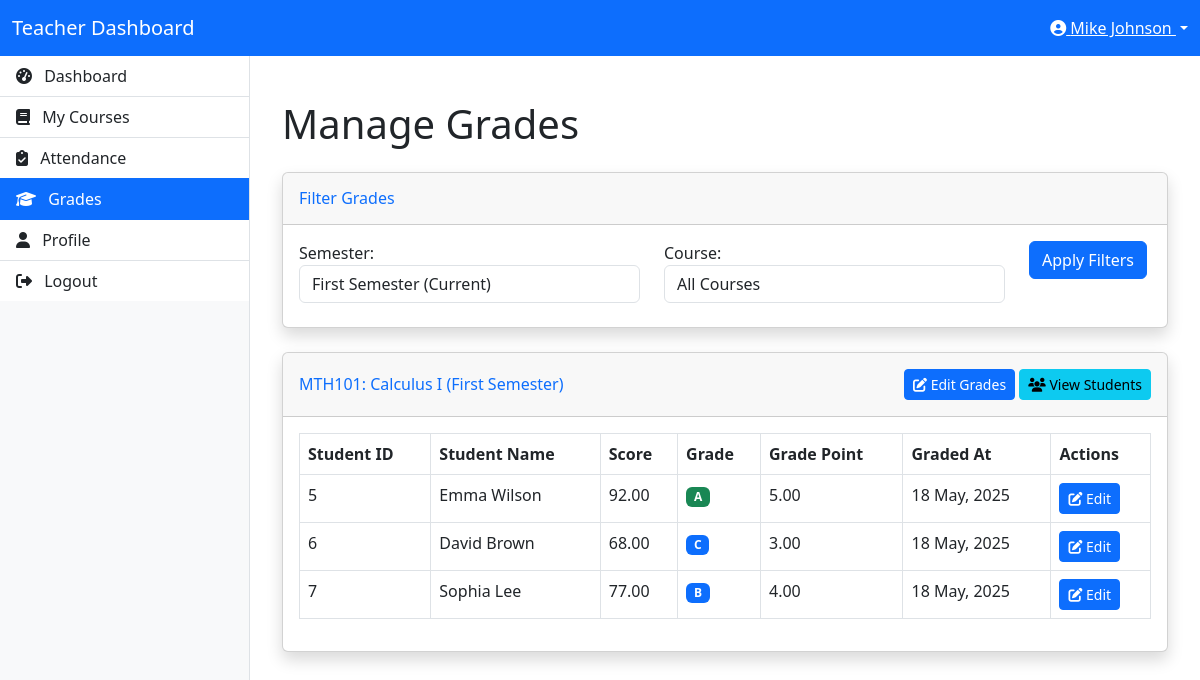
The page /teacher/grades.php (signed in) on the database its author committed.
### tables this page shows
CREATE TABLE IF NOT EXISTS users (
    id INT AUTO_INCREMENT PRIMARY KEY,
    full_name VARCHAR(100) NOT NULL,
    email VARCHAR(100) NOT NULL UNIQUE,
    password VARCHAR(255) NOT NULL,
    user_type_id INT NOT NULL,
    department_id INT,
    age INT,
    profile_picture VARCHAR(255) DEFAULT 'default.jpg',
    created_at TIMESTAMP DEFAULT CURRENT_TIMESTAMP,
    FOREIGN KEY (user_type_id) REFERENCES user_types(id),
    FOREIGN KEY (department_id) REFERENCES departments(id)
);

CREATE TABLE IF NOT EXISTS courses (
    id INT AUTO_INCREMENT PRIMARY KEY,
    course_code VARCHAR(20) NOT NULL,
    title VARCHAR(100) NOT NULL,
    department_id INT NOT NULL,
    semester_id INT NOT NULL,
    credit_units INT NOT NULL,
    teacher_id INT,
    FOREIGN KEY (department_id) REFERENCES departments(id),
    FOREIGN KEY (semester_id) REFERENCES semesters(id),
    FOREIGN KEY (teacher_id) REFERENCES users(id)
);

CREATE TABLE IF NOT EXISTS semesters (
    id INT AUTO_INCREMENT PRIMARY KEY,
    name VARCHAR(50) NOT NULL,
    is_current BOOLEAN DEFAULT FALSE
);

CREATE TABLE IF NOT EXISTS grades (
    id INT AUTO_INCREMENT PRIMARY KEY,
    student_id INT NOT NULL,
    course_id INT NOT NULL,
    semester_id INT NOT NULL,
    score DECIMAL(5,2) DEFAULT NULL,
    grade CHAR(2) DEFAULT NULL,
    grade_point DECIMAL(3,2) DEFAULT NULL,
    graded_by INT NOT NULL,
    graded_at TIMESTAMP DEFAULT CURRENT_TIMESTAMP,
    FOREIGN KEY (student_id) REFERENCES users(id),
    FOREIGN KEY (course_id) REFERENCES courses(id),
    FOREIGN KEY (semester_id) REFERENCES semesters(id),
    FOREIGN KEY (graded_by) REFERENCES users(id)
);

### classes/Database.php (called while the page is built, shortened)
<?php
class Database {
    private $host = "localhost";
    private $username = "root";
    private $password = "";
    private $database = "school_dashboard";
    private $conn;
    public function __construct() {
        $this->conn = new mysqli($this->host, $this->username, $this->password, $this->database);
    }
    public function query($sql) {
        return $this->conn->query($sql);
    }
    public function prepare($sql) {
        return $this->conn->prepare($sql);
    }
}
?>

### classes/SessionManager.php (called while the page is built, shortened)
<?php
class SessionManager {
    public static function getUserId() {
        return isset($_SESSION['user_id']) ? $_SESSION['user_id'] : null;
    }
}
?>

### classes/User.php (called while the page is built, shortened)
<?php
require_once 'Database.php';
class User {
    private $db;
    public function __construct() {
        $this->db = new Database();
    }
    public function getUserById($id) {
        $sql = "SELECT u.*, d.name as department_name
                FROM users u
                LEFT JOIN departments d ON u.department_id = d.id
                WHERE u.id = ?";
        $stmt = $this->db->prepare($sql);
        $stmt->bind_param("i", $id);
        $stmt->execute();
        $result = $stmt->get_result();
        if ($result->num_rows === 1) {
            return $result->fetch_assoc();
        }
        return false;
    }
}
?>

### classes/Semester.php (called while the page is built, shortened)
<?php
require_once 'Database.php';
class Semester {
    private $db;
    public function __construct() {
        $this->db = new Database();
    }
    public function getAllSemesters() {
        $sql = "SELECT * FROM semesters ORDER BY id";
        $result = $this->db->query($sql);
        $semesters = [];
        while ($row = $result->fetch_assoc()) {
            $semesters[] = $row;
        }
        return $semesters;
    }
    public function getCurrentSemester() {
        $sql = "SELECT * FROM semesters WHERE is_current = 1 LIMIT 1";
        $result = $this->db->query($sql);
        if ($result->num_rows === 1) {
            return $result->fetch_assoc();
        }
        return false;
    }
}
?>

### classes/Course.php (called while the page is built, shortened)
<?php
require_once 'Database.php';
class Course {
    private $db;
    public function __construct() {
        $this->db = new Database();
    }
    public function getCoursesByTeacherId($teacher_id) {
        $sql = "SELECT c.*, d.name as department_name, s.name as semester_name
                FROM courses c
                LEFT JOIN departments d ON c.department_id = d.id
                LEFT JOIN semesters s ON c.semester_id = s.id
                WHERE c.teacher_id = ?";
        $stmt = $this->db->prepare($sql);
        $stmt->bind_param("i", $teacher_id);
        $stmt->execute();
        $result = $stmt->get_result();
        $courses = [];
        while ($row = $result->fetch_assoc()) {
            $courses[] = $row;
        }
        return $courses;
    }
}
?>

### classes/Grade.php (called while the page is built, shortened)
<?php
require_once 'Database.php';
class Grade {
    private $db;
    public function __construct() {
        $this->db = new Database();
    }
    public function getCourseGrades($course_id, $semester_id) {
        $sql = "SELECT g.*, u.full_name as student_name, u.id as student_id
                FROM grades g
                JOIN users u ON g.student_id = u.id
                WHERE g.course_id = ? AND g.semester_id = ?";
        $stmt = $this->db->prepare($sql);
        $stmt->bind_param("ii", $course_id, $semester_id);
        $stmt->execute();
        $result = $stmt->get_result();
        $grades = [];
        while ($row = $result->fetch_assoc()) {
            $grades[] = $row;
        }
        return $grades;
    }
}
?>

### classes/Utility.php (called while the page is built, shortened)
<?php
class Utility {
    public static function formatDate($date, $format = 'd M, Y') {
        return date($format, strtotime($date));
    }
}
?>

### teacher/grades.php (the view, shortened to what this page needs)
<?php
require_once '../classes/SessionManager.php';
require_once '../classes/User.php';
require_once '../classes/Course.php';
require_once '../classes/Grade.php';
require_once '../classes/Semester.php';
require_once '../classes/Utility.php';
$user_id = SessionManager::getUserId();
$user = new User();
$userData = $user->getUserById($user_id);
$course = new Course();
$grade = new Grade();
$semester = new Semester();
$teacherCourses = $course->getCoursesByTeacherId($user_id);
$semesters = $semester->getAllSemesters();
$currentSemester = $semester->getCurrentSemester();
$selected_semester_id = isset($_GET['semester_id']) ? intval($_GET['semester_id']) : ($currentSemester ? $currentSemester['id'] : 0);
$selected_course_id = isset($_GET['course_id']) ? intval($_GET['course_id']) : 0;
if ($selected_semester_id > 0) {
    $filteredCourses = array_filter($teacherCourses, function($course) use ($selected_semester_id) {
        return $course['semester_id'] == $selected_semester_id;
    });
} else {
    $filteredCourses = $teacherCourses;
}
$gradesData = [];
if ($selected_course_id > 0) {
    $selectedCourse = null;
    foreach ($filteredCourses as $c) {
        if ($c['id'] == $selected_course_id) {
            $selectedCourse = $c;
            break;
        }
    }
    if ($selectedCourse) {
        $courseGrades = $grade->getCourseGrades($selected_course_id, $selectedCourse['semester_id']);
        $gradesData[] = [
            'course' => $selectedCourse,
            'grades' => $courseGrades
        ];
    }
} else {
    foreach ($filteredCourses as $c) {
        $courseGrades = $grade->getCourseGrades($c['id'], $c['semester_id']);
        if (!empty($courseGrades)) {
            $gradesData[] = [
                'course' => $c,
                'grades' => $courseGrades
            ];
        }
    }
}
?>
<!DOCTYPE html>
<html lang="en">
<head>
    <link href="https://cdn.jsdelivr.net/npm/bootstrap@5.3.0-alpha1/dist/css/bootstrap.min.css" rel="stylesheet">
    <link rel="stylesheet" href="https://cdnjs.cloudflare.com/ajax/libs/font-awesome/6.4.0/css/all.min.css">
</head>
<body>
    <nav class="navbar navbar-expand-lg navbar-dark bg-primary">
        <div class="container-fluid">
            <a class="navbar-brand" href="dashboard.php">Teacher Dashboard</a>
            <div class="ms-auto">
                <div class="dropdown">
                    <a class="text-white dropdown-toggle" href="#" role="button" id="dropdownMenuLink" data-bs-toggle="dropdown" aria-expanded="false">
                        <i class="fas fa-user-circle"></i> <?php echo $userData['full_name']; ?>
                    </a>
                </div>
            </div>
        </div>
    </nav>
    <div class="layout-container">
        <div class="sidebar">
            <div class="list-group list-group-flush">
                <a href="dashboard.php" class="list-group-item list-group-item-action">
                    <i class="fas fa-tachometer-alt me-2"></i> Dashboard
                </a>
                <a href="courses.php" class="list-group-item list-group-item-action">
                    <i class="fas fa-book me-2"></i> My Courses
                </a>
                <a href="attendance.php" class="list-group-item list-group-item-action">
                    <i class="fas fa-clipboard-check me-2"></i> Attendance
                </a>
                <a href="grades.php" class="list-group-item list-group-item-action active">
                    <i class="fas fa-graduation-cap me-2"></i> Grades
                </a>
                <a href="profile.php" class="list-group-item list-group-item-action">
                    <i class="fas fa-user me-2"></i> Profile
                </a>
                <a href="../logout.php" class="list-group-item list-group-item-action">
                    <i class="fas fa-sign-out-alt me-2"></i> Logout
                </a>
            </div>
        </div>
        <div class="content">
            <div class="container-fluid">
                <h1 class="mt-4 mb-4">Manage Grades</h1>
                <div class="card shadow mb-4">
                    <div class="card-header py-3">
                        <h6 class="m-0 font-weight-bold text-primary">Filter Grades</h6>
                    </div>
                    <div class="card-body">
                        <form method="GET" action="grades.php" class="form-inline">
                            <div class="row">
                                <div class="col-md-5">
                                    <div class="form-group mb-2">
                                        <label for="semester_id" class="me-2">Semester:</label>
                                        <select name="semester_id" id="semester_id" class="form-control" onchange="this.form.submit()">
                                            <?php foreach ($semesters as $sem): ?>
                                                <option value="<?php echo $sem['id']; ?>" <?php echo $selected_semester_id == $sem['id'] ? 'selected' : ''; ?>>
                                                    <?php echo $sem['name']; ?> <?php echo $sem['is_current'] ? '(Current)' : ''; ?>
                                                </option>
                                            <?php endforeach; ?>
                                        </select>
                                    </div>
                                </div>
                                <div class="col-md-5">
                                    <div class="form-group mb-2">
                                        <label for="course_id" class="me-2">Course:</label>
                                        <select name="course_id" id="course_id" class="form-control" onchange="this.form.submit()">
                                            <option value="0">All Courses</option>
                                        </select>
                                    </div>
                                </div>
                                <div class="col-md-2">
                                    <button type="submit" class="btn btn-primary">Apply Filters</button>
                                </div>
                            </div>
                        </form>
                    </div>
                </div>
                <?php if (empty($gradesData)): ?>
                    <div class="alert alert-info">
                        <p>No grades found for the selected filters.</p>
                        <p>You may need to grade students first or select different filter options.</p>
                    </div>
                <?php else: ?>
                    <?php foreach ($gradesData as $data): ?>
                        <div class="card shadow mb-4">
                            <div class="card-header py-3 d-flex flex-row align-items-center justify-content-between">
                                <h6 class="m-0 font-weight-bold text-primary">
                                    <?php echo $data['course']['course_code']; ?>: <?php echo $data['course']['title']; ?>
                                    (<?php echo $data['course']['semester_name']; ?>)
                                </h6>
                                <div>
                                    <a href="course_grades.php?course_id=<?php echo $data['course']['id']; ?>" class="btn btn-primary btn-sm">
                                        <i class="fas fa-edit"></i> Edit Grades
                                    </a>
                                    <a href="course_students.php?course_id=<?php echo $data['course']['id']; ?>" class="btn btn-info btn-sm">
                                        <i class="fas fa-users"></i> View Students
                                    </a>
                                </div>
                            </div>
                            <div class="card-body">
                                <div class="table-responsive">
                                    <table class="table table-bordered" width="100%" cellspacing="0">
                                        <thead>
                                            <tr>
                                                <th>Student ID</th>
                                                <th>Student Name</th>
                                                <th>Score</th>
                                                <th>Grade</th>
                                                <th>Grade Point</th>
                                                <th>Graded At</th>
                                                <th>Actions</th>
                                            </tr>
                                        </thead>
                                        <tbody>
                                            <?php foreach ($data['grades'] as $g): ?>
                                                <tr>
                                                    <td><?php echo $g['student_id']; ?></td>
                                                    <td><?php echo $g['student_name']; ?></td>
                                                    <td><?php echo $g['score']; ?></td>
                                                    <td>
                                                        <span class="badge <?php echo ($g['grade'] == 'F') ? 'bg-danger' : (($g['grade'] == 'A') ? 'bg-success' : 'bg-primary'); ?>">
                                                            <?php echo $g['grade']; ?>
                                                        </span>
                                                    </td>
                                                    <td><?php echo $g['grade_point']; ?></td>
                                                    <td><?php echo Utility::formatDate($g['graded_at']); ?></td>
                                                    <td>
                                                        <a href="grade_student.php?student_id=<?php echo $g['student_id']; ?>&course_id=<?php echo $data['course']['id']; ?>" class="btn btn-sm btn-primary">
                                                            <i class="fas fa-edit"></i> Edit
                                                        </a>
                                                    </td>
                                                </tr>
                                            <?php endforeach; ?>
                                        </tbody>
                                    </table>
                                </div>
                            </div>
                        </div>
                    <?php endforeach; ?>
                <?php endif; ?>
            </div>
        </div>
    </div>
</body>
</html>

### rows shown on the page
users: full_name "Mike Johnson"
courses: course_code "MTH101", title "Calculus I", semester.name "First Semester"
grades: student "5", student.full_name "Emma Wilson", score "92.00", grade "A", grade_point "5.00", graded_at "18 May, 2025"
grades: student "6", student.full_name "David Brown", score "68.00", grade "C", grade_point "3.00", graded_at "18 May, 2025"
grades: student "7", student.full_name "Sophia Lee", score "77.00", grade "B", grade_point "4.00", graded_at "18 May, 2025"

### other values the page prints
form field semester_id "First Semester (Current)"
